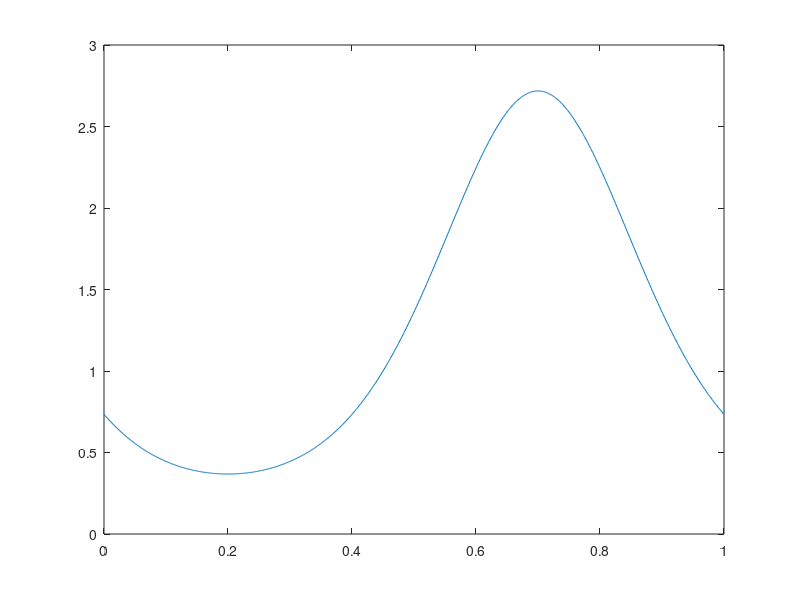

Here is the MATLAB script that generated this plot: (Note: this script raises an error after producing the figure.)
clear
close all
clc

n =500;

f = 'exp(cos(2*pi*(x-0.7)))';
f = inline(f);
x = linspace(0,1,n+1);
x = x(1:n);
F = f;
f = f(x);

X = 0:0.001:1;
%X = x;

a0 = plot(X,F(X));
hold on
N = length(X);
A = zeros(1,N);
[C,A] = myDFT(f,X);
A = real(A);
a1 = plot(X(1:end-1),A(1:end-1));

M0 = "Original function";
M1 = "Approximation";
legend([a0,a1], [M0,M1]);